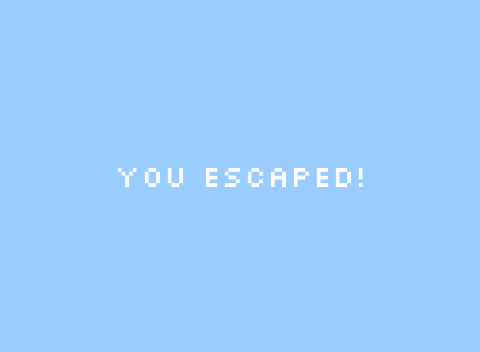

Tiled map render using the project's own tile images. Description and the map definition, with tile-layer contents summarised, below:
An orthogonal 1x1 tile map with 480x352 px tiles, 2 tile layers (Billboard, Buttons).

<map version="1.0" orientation="orthogonal" width="1" height="1" tilewidth="480" tileheight="352">
 <tileset firstgid="1" name="tiles-splash" tilewidth="480" tileheight="352">
  <image source="../data/tiles-splash.png" width="1440" height="352" />
 </tileset>
 <layer name="Billboard" width="1" height="1">
  <data>[1 cells, 1 non-empty, 1 distinct tile ids]</data>
 </layer>
 <layer name="Buttons" width="1" height="1">
  <data>[1 cells, 0 non-empty, 0 distinct tile ids]</data>
 </layer>
</map>
